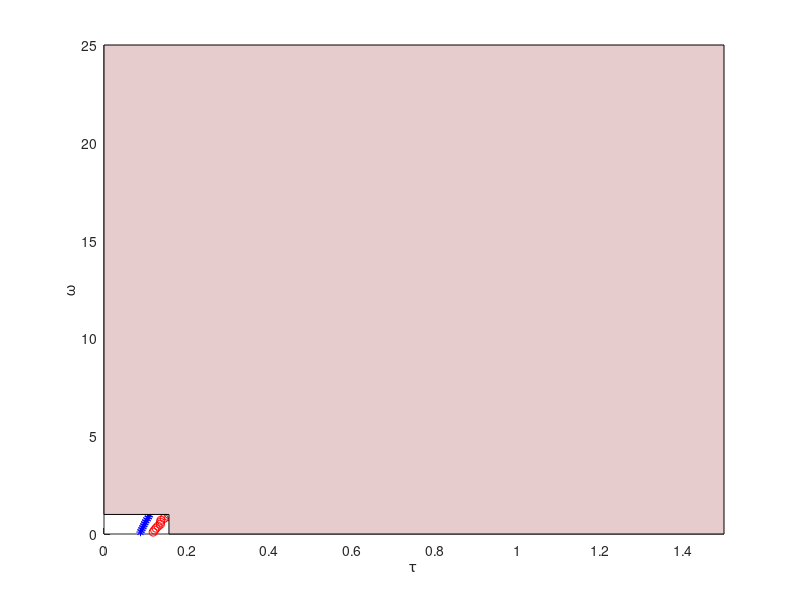

Here is the MATLAB script that generated this plot: (Note: this script raises an error after producing the figure.)
% load data
data = load('./FinalSummary_09_10_lowtol.mat');
data = data.FinalSummary;

vel = data(1:size(data, 1)/2, 2);
torque_1 = data(1: size(data, 1)/2, 4);
torque_2 = data(size(data, 1)/2+1: end, 4);

% plot torque vs. speed
figure;
hold on;
xlabel('\tau');
ylabel('\omega');
xlim([0, 1.5]);
ylim([0, 25]);
for i = 1: length(vel)
    plot(torque_1(i), vel(i), 'b*');
    plot(torque_2(i), vel(i), 'ro');
end

% feasible region for motor
p1 = [0, 1]; 
p2 = [0.1571, 1];
p3 = [0.1571, 0];
p4 = [1.5, 0];
p5 = [1.5, 25];
p6 = [0, 25];
X = [p1(1), p2(1), p3(1), p4(1), p5(1), p6(1)];
Y = [p1(2), p2(2), p3(2), p4(2), p5(2), p6(2)];
fill(X, Y, [0.9, 0.8, 0.8]);

%% Pololu 2373
stall_i = 1.6*ones(1, 1); % Unit: A
stall_torq = 12; % Unit: Kg*cm
free_vel = 31; % Unit: RPM
free_i = 0.07; % Unit: A
V = 6; % rated voltage 
[kt, ke ,r, torq, vel] = compute_motor_parameter(stall_i, stall_torq, free_vel, free_i);

tau = 0: 0.01: torq;
omega = -r/(kt*ke)*tau + V/ke;
plot(tau, omega, 'g--'); % motor characteristic cureve

% For motor to work on (0.1571 Nm, 1 rad/s)
omega = 1;
tau = 0.1571;
V = omega*ke + r/kt*tau;
Duty_cycly = V/6;
fprintf("Voltage level is at: %d", V);
fprintf("Duty cycle is: %d", Duty_cycly);
fprintf('\n')

%% Pololu 2386
stall_i = 1.6*ones(1, 1);
stall_torq = 2.4;
free_vel = 210;
free_i = 0.07;
V = 6; % rated voltage 
[kt, ke ,r, torq, vel] = compute_motor_parameter(stall_i, stall_torq, free_vel, free_i);

tau = 0: 0.01: torq;
omega = -r/(kt*ke)*tau + V/ke;
plot(tau, omega, 'r--'); % motor characteristic cureve


% For motor to work on (0.1571 Nm, 1 rad/s)
omega = 1;
tau = 0.1571;
V = omega*ke + r/kt*tau;
Duty_cycly = V/6;
fprintf("Voltage level is at: %d", V);
fprintf("Duty cycle is: %d", Duty_cycly);



    